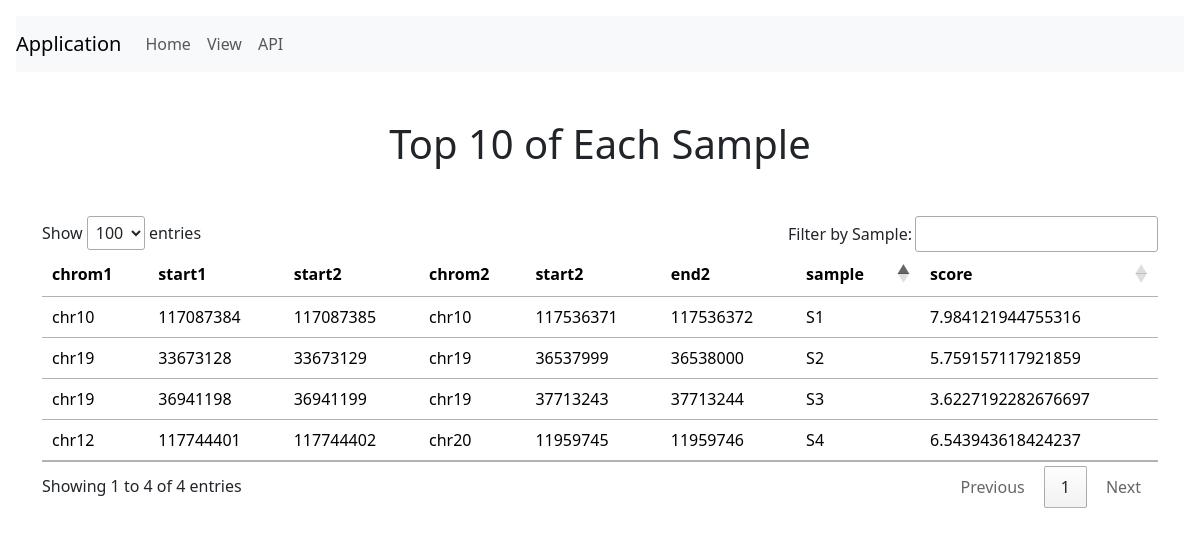
/view, run on the app's committed database.
### application/models.py (models this page shows, shortened)
class Sample(db.Model):
    id = db.Column(db.Integer, primary_key=True)
    chrom1 = db.Column(db.String(100), nullable=False)
    start1 = db.Column(db.Integer, nullable=False)
    end1 = db.Column(db.Integer, nullable=False)
    chrom2 = db.Column(db.String(100), nullable=False)
    start2 = db.Column(db.Integer, nullable=False)
    end2 = db.Column(db.Integer, nullable=False)
    score = db.Column(db.Float, nullable=False)
    sample = db.Column(db.String(100), nullable=False)

### application/views.py (the view)
@views.route('/view')
def api_view():
    table = Sample.query.all()
    return render_template("view.html", table=table), 200

### application/templates/view.html (shortened to what this page needs)
{% extends 'base.html' %}
{% block content %}
<h1 class="text-center" style="margin: 3rem">Top 10 of Each Sample</h1>
<div id="sample-table-container">
    <table id="sample-table" class="table">
        <thead>
            <tr>
                <th>chrom1</th>
                <th>start1</th>
                <th>start2</th>
                <th>chrom2</th>
                <th>start2</th>
                <th>end2</th>
                <th>sample</th>
                <th>score</th>
            </tr>
        </thead>
        <tbody>
            {% for entry in table  %}
            <tr>
                <td>{{entry.chrom1}}</td>
                <td>{{entry.start1}}</td>
                <td>{{entry.end1}}</td>
                <td>{{entry.chrom2}}</td>
                <td>{{entry.start2}}</td>
                <td>{{entry.end2}}</td>
                <td>{{entry.sample}}</td>
                <td>{{entry.score}}</td>
            </tr>
            {% endfor %}
        </tbody>
    </table>
</div>
{% endblock %}

### application/templates/base.html (shortened to what this page needs)
<!DOCTYPE html>
</html>
    <head>
        <link href="https://cdn.jsdelivr.net/npm/bootstrap@5.3.2/dist/css/bootstrap.min.css"
        rel="stylesheet"
>
        <link rel="stylesheet" href="https://cdn.datatables.net/1.13.7/css/jquery.dataTables.css" />
    </head>
    <body>
        <nav class="navbar navbar-expand-lg navbar-light bg-light" style="margin: 1rem">
            <a class="navbar-brand" href="#">Application</a>
            <div class="collapse navbar-collapse" id="navbarNavAltMarkup">
              <div class="navbar-nav">
                <a class="nav-item nav-link" href="/">Home</span></a>
                <a class="nav-item nav-link" href="/view">View</span></a>
                <a class="nav-item nav-link" href="/api">API</a>
              </div>
            </div>
          </nav>
          <div class="container">
            {% block content %}{% endblock %}
          </div>
    </body>
</html>

### data on the page
Sample: chrom1 "chr19", start1 "36941198", end1 "36941199", chrom2 "chr19", start2 "37713243", end2 "37713244", sample "S3", score "3.6227192282676697"
Sample: chrom1 "chr19", start1 "33673128", end1 "33673129", chrom2 "chr19", start2 "36537999", end2 "36538000", sample "S2", score "5.759157117921859"
Sample: chrom1 "chr10", start1 "117087384", end1 "117087385", chrom2 "chr10", start2 "117536371", end2 "117536372", sample "S1", score "7.984121944755316"
Sample: chrom1 "chr12", start1 "117744401", end1 "117744402", chrom2 "chr20", start2 "11959745", end2 "11959746", sample "S4", score "6.543943618424237"
